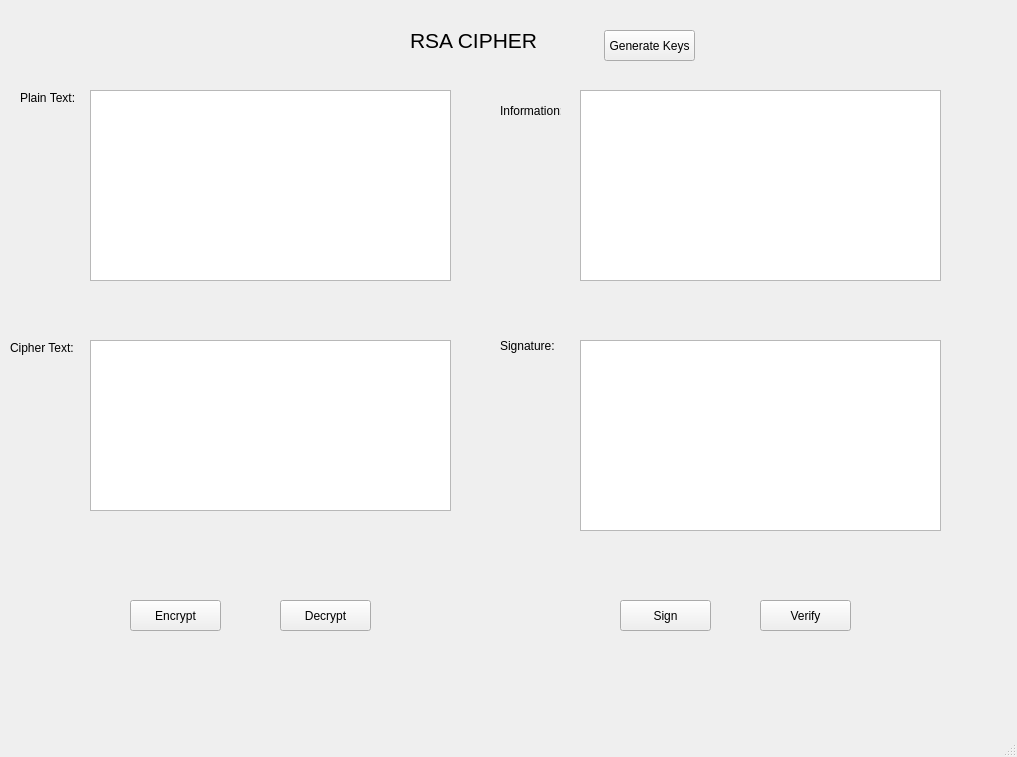
<?xml version="1.0" encoding="UTF-8"?>
<ui version="4.0">
 <class>MainWindow</class>
 <widget class="QMainWindow" name="MainWindow">
  <property name="geometry">
   <rect>
    <x>0</x>
    <y>0</y>
    <width>1017</width>
    <height>757</height>
   </rect>
  </property>
  <property name="windowTitle">
   <string>MainWindow</string>
  </property>
  <widget class="QWidget" name="centralwidget">
   <widget class="QLabel" name="label">
    <property name="geometry">
     <rect>
      <x>410</x>
      <y>20</y>
      <width>131</width>
      <height>41</height>
     </rect>
    </property>
    <property name="font">
     <font>
      <pointsize>16</pointsize>
     </font>
    </property>
    <property name="text">
     <string>RSA CIPHER</string>
    </property>
   </widget>
   <widget class="QLabel" name="label_2">
    <property name="geometry">
     <rect>
      <x>20</x>
      <y>90</y>
      <width>71</width>
      <height>16</height>
     </rect>
    </property>
    <property name="text">
     <string>Plain Text:</string>
    </property>
   </widget>
   <widget class="QLabel" name="label_3">
    <property name="geometry">
     <rect>
      <x>10</x>
      <y>340</y>
      <width>71</width>
      <height>16</height>
     </rect>
    </property>
    <property name="text">
     <string>Cipher Text:</string>
    </property>
   </widget>
   <widget class="QLabel" name="label_4">
    <property name="geometry">
     <rect>
      <x>500</x>
      <y>100</y>
      <width>61</width>
      <height>21</height>
     </rect>
    </property>
    <property name="text">
     <string>Information:</string>
    </property>
   </widget>
   <widget class="QLabel" name="label_5">
    <property name="geometry">
     <rect>
      <x>500</x>
      <y>330</y>
      <width>61</width>
      <height>31</height>
     </rect>
    </property>
    <property name="text">
     <string>Signature:</string>
    </property>
   </widget>
   <widget class="QTextEdit" name="txt_plain_text">
    <property name="geometry">
     <rect>
      <x>90</x>
      <y>90</y>
      <width>361</width>
      <height>191</height>
     </rect>
    </property>
   </widget>
   <widget class="QTextEdit" name="txt_cipher_text">
    <property name="geometry">
     <rect>
      <x>90</x>
      <y>340</y>
      <width>361</width>
      <height>171</height>
     </rect>
    </property>
   </widget>
   <widget class="QTextEdit" name="txt_info">
    <property name="geometry">
     <rect>
      <x>580</x>
      <y>90</y>
      <width>361</width>
      <height>191</height>
     </rect>
    </property>
   </widget>
   <widget class="QTextEdit" name="txt_sign">
    <property name="geometry">
     <rect>
      <x>580</x>
      <y>340</y>
      <width>361</width>
      <height>191</height>
     </rect>
    </property>
   </widget>
   <widget class="QPushButton" name="btn_gen_keys">
    <property name="geometry">
     <rect>
      <x>604</x>
      <y>30</y>
      <width>91</width>
      <height>31</height>
     </rect>
    </property>
    <property name="text">
     <string>Generate Keys</string>
    </property>
   </widget>
   <widget class="QPushButton" name="btn_encrypt">
    <property name="geometry">
     <rect>
      <x>130</x>
      <y>600</y>
      <width>91</width>
      <height>31</height>
     </rect>
    </property>
    <property name="text">
     <string>Encrypt</string>
    </property>
   </widget>
   <widget class="QPushButton" name="btn_decrypt">
    <property name="geometry">
     <rect>
      <x>280</x>
      <y>600</y>
      <width>91</width>
      <height>31</height>
     </rect>
    </property>
    <property name="text">
     <string>Decrypt</string>
    </property>
   </widget>
   <widget class="QPushButton" name="btn_sign">
    <property name="geometry">
     <rect>
      <x>620</x>
      <y>600</y>
      <width>91</width>
      <height>31</height>
     </rect>
    </property>
    <property name="text">
     <string>Sign</string>
    </property>
   </widget>
   <widget class="QPushButton" name="btn_verify">
    <property name="geometry">
     <rect>
      <x>760</x>
      <y>600</y>
      <width>91</width>
      <height>31</height>
     </rect>
    </property>
    <property name="text">
     <string>Verify</string>
    </property>
   </widget>
  </widget>
  <widget class="QMenuBar" name="menubar">
   <property name="geometry">
    <rect>
     <x>0</x>
     <y>0</y>
     <width>1017</width>
     <height>21</height>
    </rect>
   </property>
  </widget>
  <widget class="QStatusBar" name="statusbar"/>
 </widget>
 <resources/>
 <connections/>
</ui>
